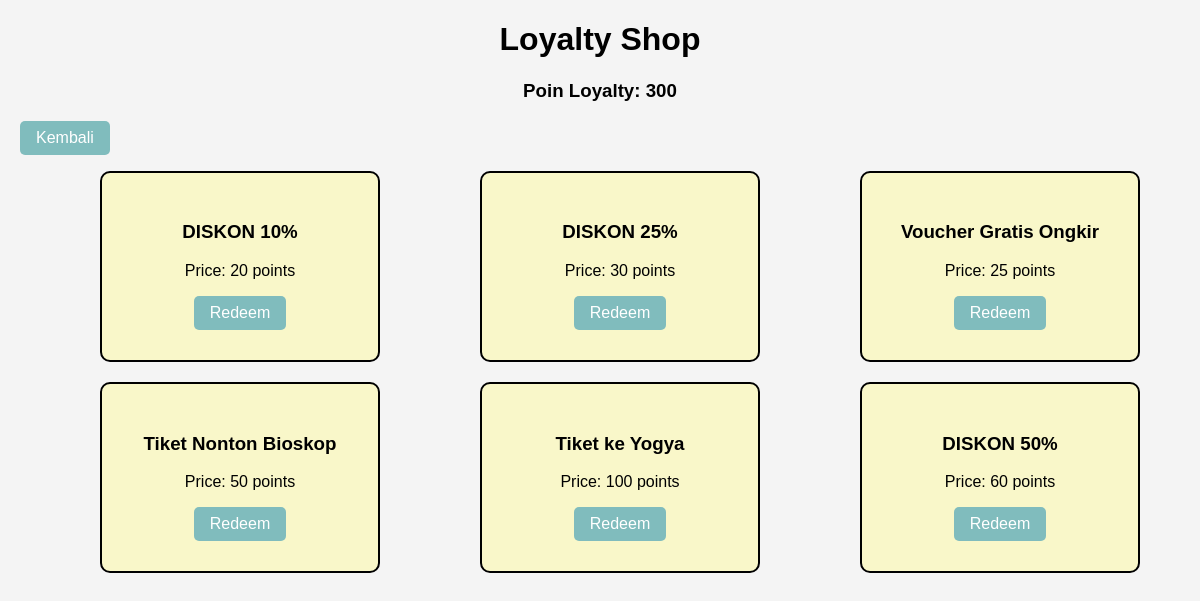
Screenshot of /sistem_loyalty/tukar_poin/loyaltyShop.php (signed in) with the database file from the repository.
### tables this page shows
CREATE TABLE `user` (
  `id_user` int(10) NOT NULL AUTO_INCREMENT,
  `username` varchar(50) DEFAULT NULL,
  `password` varchar(100) DEFAULT NULL,
  `email` varchar(50) DEFAULT NULL,
  `poin_loyalty` int(20) DEFAULT NULL,
  `membership` varchar(50) DEFAULT NULL,
  `role` int(10) DEFAULT NULL,
  PRIMARY KEY (`id_user`)
);

CREATE TABLE `hadiah` (
  `id_hadiah` int(10) NOT NULL AUTO_INCREMENT,
  `nama_hadiah` varchar(100) DEFAULT NULL,
  `harga_produk_satuan` int(20) DEFAULT NULL,
  PRIMARY KEY (`id_hadiah`)
);

### sistem_loyalty/tukar_poin/loyaltyShop.php (the view, shortened to what this page needs)
<?php
include "../koneksi.php";
$id = $_SESSION['id_user'];
$sql_role = "SELECT * FROM user WHERE id_user = ?";
$stmt_role = $koneksi->prepare($sql_role);
$stmt_role->bind_param("i", $id);
$stmt_role->execute();
$result_role = $stmt_role->get_result();
$user = $result_role->fetch_assoc();
$poin_loyalty = $user['poin_loyalty'];
$query_hadiah = "SELECT id_hadiah, nama_hadiah, harga_produk_satuan FROM hadiah";
$result_hadiah = $koneksi->query($query_hadiah);
?>
<!DOCTYPE html>
<html lang="en">
<head>
</head>
<body>
    <div class="container">
        <h1>Loyalty Shop</h1>
        <h3>Poin Loyalty: <?php echo htmlspecialchars($poin_loyalty);?></h3>
        <div>
            <a href="http://localhost/sistem_loyalty/homePage.php" class="button">Kembali</a>
        </div>
        <ul>
            <?php while($row = $result_hadiah->fetch_assoc()): ?>
            <li>
                <h3><?php echo $row['nama_hadiah']; ?></h3>
                <p>Price: <?php echo $row['harga_produk_satuan']; ?> points</p>
                <a href='redeem.php?id=<?php echo $row['id_hadiah']; ?>'>Redeem</a>
            </li>
            <?php endwhile; ?>
        </ul>
    </div>
</body>
</html>

### sistem_loyalty/tukar_poin/loyaltyShop.php (style rules this page uses)
* { box-sizing: border-box; }
body { font-family: Arial, sans-serif; background-color: #f4f4f4; margin: 0; padding: 0; }
.container { margin: 20px; }
h1, h2, h3 { text-align: center; }
ul { display: flex; justify-content: space-around; align-items: center; height: 50vh; flex-wrap: wrap; gap: 20px; }
ul li { background-color: #F9F7C9; list-style-type: none; border: 2px solid black; padding: 30px; border-radius: 10px; width: 25%; text-align: center; }
a { display: inline-block; padding: 8px 16px; text-decoration: none; background-color: #80BCBD; color: white; border-radius: 5px; }

### rows the page displays
user: poin_loyalty "300"
hadiah: nama_hadiah "DISKON 10%", harga_produk_satuan "20"
hadiah: nama_hadiah "DISKON 25%", harga_produk_satuan "30"
hadiah: nama_hadiah "Voucher Gratis Ongkir", harga_produk_satuan "25"
hadiah: nama_hadiah "Tiket Nonton Bioskop", harga_produk_satuan "50"
hadiah: nama_hadiah "Tiket ke Yogya", harga_produk_satuan "100"
hadiah: nama_hadiah "DISKON 50%", harga_produk_satuan "60"
